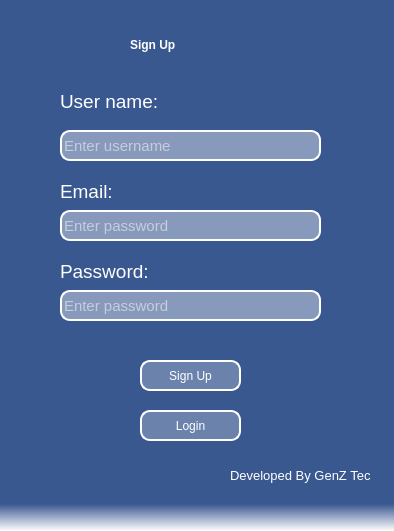
<?xml version="1.0" encoding="UTF-8"?>
<ui version="4.0">
 <class>Dialog</class>
 <widget class="QDialog" name="Dialog">
  <property name="geometry">
   <rect>
    <x>0</x>
    <y>0</y>
    <width>394</width>
    <height>531</height>
   </rect>
  </property>
  <property name="windowTitle">
   <string>Dialog</string>
  </property>
  <property name="styleSheet">
   <string notr="true">background-color: qlineargradient(spread:pad, x1:0, y1:0.949, x2:0, y2:1, stop:0 rgba(58, 88, 144, 255), stop:1 rgba(255, 255, 255, 255));</string>
  </property>
  <widget class="QLabel" name="label_7">
   <property name="geometry">
    <rect>
     <x>60</x>
     <y>260</y>
     <width>101</width>
     <height>21</height>
    </rect>
   </property>
   <property name="styleSheet">
    <string notr="true">color:rgb(152, 255, 252);
font: 75 22pt &quot;MS Shell Dlg 2&quot;;
background-color: qlineargradient(spread:pad, x1:0, y1:1, x2:0, y2:1, stop:0 rgba(58, 88, 144, 255), stop:1 rgba(255, 255, 255, 255));</string>
   </property>
   <property name="text">
    <string>&lt;html&gt;&lt;head/&gt;&lt;body&gt;&lt;p&gt;&lt;span style=&quot; font-size:14pt; color:#ffffff;&quot;&gt;Password:&lt;/span&gt;&lt;/p&gt;&lt;/body&gt;&lt;/html&gt;</string>
   </property>
  </widget>
  <widget class="QLabel" name="label_4">
   <property name="geometry">
    <rect>
     <x>230</x>
     <y>460</y>
     <width>141</width>
     <height>31</height>
    </rect>
   </property>
   <property name="styleSheet">
    <string notr="true">color:rgb(152, 255, 252);
font: 75 22pt &quot;MS Shell Dlg 2&quot;;
background-color: qlineargradient(spread:pad, x1:0, y1:1, x2:0, y2:1, stop:0 rgba(58, 88, 144, 255), stop:1 rgba(255, 255, 255, 255));</string>
   </property>
   <property name="text">
    <string>&lt;html&gt;&lt;head/&gt;&lt;body&gt;&lt;p&gt;&lt;span style=&quot; font-size:10pt; color:#ffffff;&quot;&gt;Developed By GenZ Tech&lt;/span&gt;&lt;/p&gt;&lt;/body&gt;&lt;/html&gt;</string>
   </property>
  </widget>
  <widget class="QLineEdit" name="usrline1">
   <property name="geometry">
    <rect>
     <x>60</x>
     <y>130</y>
     <width>261</width>
     <height>31</height>
    </rect>
   </property>
   <property name="font">
    <font>
     <pointsize>11</pointsize>
    </font>
   </property>
   <property name="styleSheet">
    <string notr="true">QLineEdit{
border : 2px solid rgb(255, 255, 255);
border-radius: 10px;
background-color:rgb(136, 154, 188);
color: rgb(255, 255, 255);
}</string>
   </property>
   <property name="placeholderText">
    <string>Enter username</string>
   </property>
  </widget>
  <widget class="QPushButton" name="signbut">
   <property name="geometry">
    <rect>
     <x>140</x>
     <y>360</y>
     <width>101</width>
     <height>31</height>
    </rect>
   </property>
   <property name="styleSheet">
    <string notr="true">QPushButton{
border : 2px solid rgb(255, 255, 255);
border-radius: 10px;
background-color:rgb(107, 130, 172);
color:rgb(255, 255, 255);
}</string>
   </property>
   <property name="text">
    <string>Sign Up</string>
   </property>
  </widget>
  <widget class="QPushButton" name="logbut">
   <property name="geometry">
    <rect>
     <x>140</x>
     <y>410</y>
     <width>101</width>
     <height>31</height>
    </rect>
   </property>
   <property name="styleSheet">
    <string notr="true">QPushButton{
border : 2px solid rgb(255, 255, 255);
border-radius: 10px;
background-color:rgb(107, 130, 172);
color:rgb(255, 255, 255);
}</string>
   </property>
   <property name="text">
    <string>Login</string>
   </property>
  </widget>
  <widget class="QLineEdit" name="paswline">
   <property name="geometry">
    <rect>
     <x>60</x>
     <y>290</y>
     <width>261</width>
     <height>31</height>
    </rect>
   </property>
   <property name="font">
    <font>
     <pointsize>11</pointsize>
    </font>
   </property>
   <property name="styleSheet">
    <string notr="true">QLineEdit{
border : 2px solid rgb(255, 255, 255);
border-radius: 10px;
background-color:rgb(136, 154, 188);
color:rgb(255, 255, 255);
}</string>
   </property>
   <property name="placeholderText">
    <string>Enter password</string>
   </property>
  </widget>
  <widget class="QLabel" name="label_2">
   <property name="geometry">
    <rect>
     <x>130</x>
     <y>20</y>
     <width>121</width>
     <height>51</height>
    </rect>
   </property>
   <property name="styleSheet">
    <string notr="true">color:white;
font: 75 22pt &quot;MS Shell Dlg 2&quot;;
background-color: qlineargradient(spread:pad, x1:0, y1:1, x2:0, y2:1, stop:0 rgba(58, 88, 144, 255), stop:1 rgba(255, 255, 255, 255));</string>
   </property>
   <property name="text">
    <string>&lt;html&gt;&lt;head/&gt;&lt;body&gt;&lt;p&gt;&lt;span style=&quot; font-weight:600; color:#ffffff;&quot;&gt;Sign Up&lt;/span&gt;&lt;/p&gt;&lt;/body&gt;&lt;/html&gt;</string>
   </property>
  </widget>
  <widget class="QLineEdit" name="emailline">
   <property name="geometry">
    <rect>
     <x>60</x>
     <y>210</y>
     <width>261</width>
     <height>31</height>
    </rect>
   </property>
   <property name="font">
    <font>
     <pointsize>11</pointsize>
    </font>
   </property>
   <property name="styleSheet">
    <string notr="true">QLineEdit{
border : 2px solid rgb(255, 255, 255);
border-radius: 10px;
background-color:rgb(136, 154, 188);
color:rgb(255, 255, 255);
}</string>
   </property>
   <property name="placeholderText">
    <string>Enter password</string>
   </property>
  </widget>
  <widget class="QLabel" name="label_5">
   <property name="geometry">
    <rect>
     <x>60</x>
     <y>90</y>
     <width>101</width>
     <height>21</height>
    </rect>
   </property>
   <property name="styleSheet">
    <string notr="true">color:rgb(152, 255, 252);
font: 75 22pt &quot;MS Shell Dlg 2&quot;;
background-color: qlineargradient(spread:pad, x1:0, y1:1, x2:0, y2:1, stop:0 rgba(58, 88, 144, 255), stop:1 rgba(255, 255, 255, 255));</string>
   </property>
   <property name="text">
    <string>&lt;html&gt;&lt;head/&gt;&lt;body&gt;&lt;p&gt;&lt;span style=&quot; font-size:14pt; color:#ffffff;&quot;&gt;User name:&lt;/span&gt;&lt;/p&gt;&lt;/body&gt;&lt;/html&gt;</string>
   </property>
  </widget>
  <widget class="QLabel" name="label_6">
   <property name="geometry">
    <rect>
     <x>60</x>
     <y>180</y>
     <width>61</width>
     <height>21</height>
    </rect>
   </property>
   <property name="styleSheet">
    <string notr="true">color:rgb(152, 255, 252);
font: 75 22pt &quot;MS Shell Dlg 2&quot;;
background-color: qlineargradient(spread:pad, x1:0, y1:1, x2:0, y2:1, stop:0 rgba(58, 88, 144, 255), stop:1 rgba(255, 255, 255, 255));</string>
   </property>
   <property name="text">
    <string>&lt;html&gt;&lt;head/&gt;&lt;body&gt;&lt;p&gt;&lt;span style=&quot; font-size:14pt; color:#ffffff;&quot;&gt;Email:&lt;/span&gt;&lt;/p&gt;&lt;/body&gt;&lt;/html&gt;</string>
   </property>
  </widget>
  <widget class="QLabel" name="showtext">
   <property name="geometry">
    <rect>
     <x>70</x>
     <y>330</y>
     <width>241</width>
     <height>21</height>
    </rect>
   </property>
   <property name="font">
    <font>
     <pointsize>10</pointsize>
    </font>
   </property>
   <property name="styleSheet">
    <string notr="true">background-color: rgb(58, 88, 144);</string>
   </property>
   <property name="text">
    <string/>
   </property>
  </widget>
 </widget>
 <resources/>
 <connections/>
</ui>
